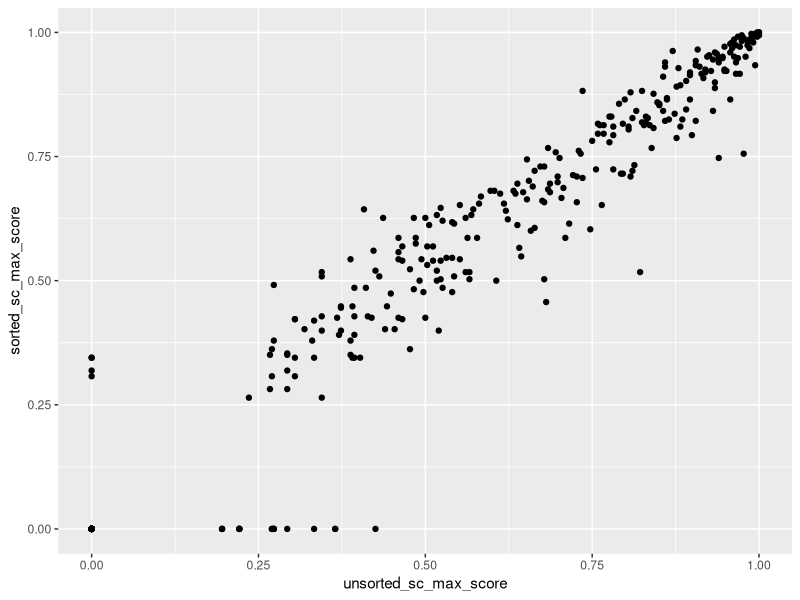
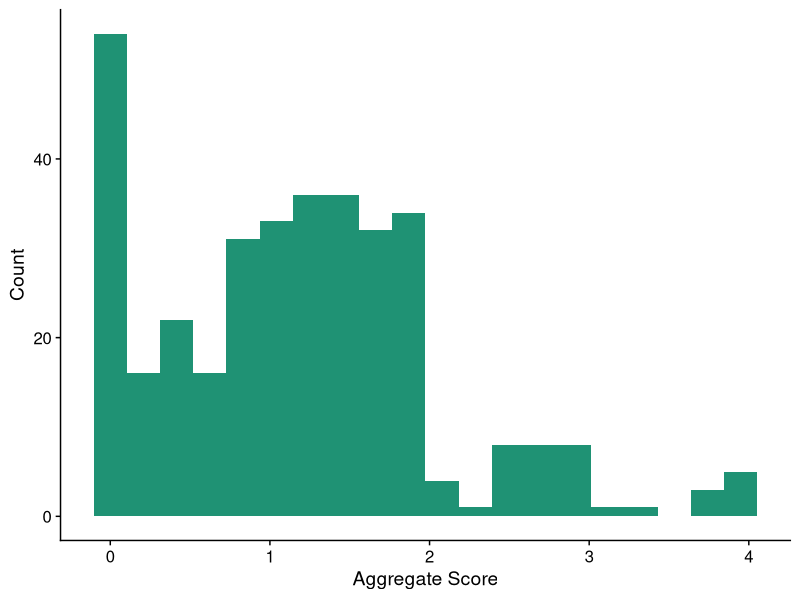

The R source for these figures, in order:
# scoring the 349 receptors based on aggregate rankings of all data of interest
# that we have compiled. Receptor scores will then be combined with ligand
# scores based on known interactions from omnipath data. The combined final 
# ligand scores will be used to decide which ligands to order of in vitro 
# screening.

library(tidyverse)
library(cowplot)


############# load data ###############################


receptors_df <- (read.csv("ligand_receptor_lists/feb2022_new_lists/OmniPath/data/receptors_with_proteomics_DE.tsv", 
                          sep = "\t"))




############### prep data for scoring ############################



# replace NAs with 0 in prot`eomics so score function doesn't break
# we will use pooled sc proteomics to capture all proteins of interest
receptors_df$all_sc_proteomics_0 <- 
  lapply(receptors_df$all_sc_proteomics,
         replace_na, replace = 0)  
# the lapply changed the format of the new column to a list which caused problems
# so convert all back to dataframe
receptors_df <- as.data.frame(lapply(receptors_df, unlist))



# prep proteomics differential abundance data
# this returns p-values only for proteins upregulated in stemcell
# with a p value of less than 0.05
receptors_df <- receptors_df %>% 
# Fold change > 1 indicates higher abundancein stem cell  
mutate(proteomics_up_in_sc = ifelse(stemcell_NDislet_proteomics_FC > 1
                                    , ifelse(stemcell_NDislet_proteomics_adj_p_value < 0.05,
                                             stemcell_NDislet_proteomics_adj_p_value,
                                             NA), 
                                    NA))
# replace NAs with 1 in proteomics_up_in_sc score function doesn't break
receptors_df$proteomics_up_in_sc_0 <- 
  lapply(receptors_df$proteomics_up_in_sc,
         replace_na, replace = 1)  
# the lapply changed the format of the new column to a list which caused problems
# so convert all back to dataframe
receptors_df <- as.data.frame(lapply(receptors_df, unlist))


       

#################### scoring function ################################# 

# percent_rank() assigns a highest score of 1 and lowest score of 0. 
# The benefit of using percent_rank() over min_rank() is that min rank
# would have a different highest score for our receptor & ligands list, 
# because we have 422 ligands and 349 receptors

receptors_scores <- receptors_df %>% 
  filter(keep_in_list %in% c("Yes", "TBD")) %>% 
  filter(consensus_score > 7) %>% 
  
  # create scores for sorted sc's cell populations
  mutate(sorted_eBCs_score = percent_rank(sorted_eBCs),
         sorted_immature_beta_score = percent_rank(sorted_immature_beta),
         sorted_ins_gfp_gcg_sst_score = percent_rank(sorted_ins_gfp_gcg_sst),
         sorted_ins_gfp_sst_score = percent_rank(sorted_ins_gfp_sst),
         sorted_pancreatic_proj_score = percent_rank(sorted_pancreatic_proj)) %>% 
  
  # create scores for all unsorted sc's cell populations
  mutate(unsorted_immature_beta_score = percent_rank(unsorted_immature_beta),
         unsorted_ins_gfp_score = percent_rank(unsorted_ins_gfp),
         unsorted_ins_gfp_gcg_sst_score = percent_rank(unsorted_ins_gfp_gcg_sst),
         unsorted_pancreatic_proj_score = percent_rank(unsorted_pancreatic_proj)) %>% 
  
  # create scores for stem cell proteomics
  mutate(all_sc_proteomics_score = percent_rank(all_sc_proteomics_0)) %>% 
  
  ## create scores for proteomics differential abundance sc pooled vs ND islets
  mutate(proteomics_up_in_sc_score = percent_rank(desc(proteomics_up_in_sc_0))) %>% 

  # create aggregate sorted scores
  rowwise() %>% 
  mutate(sorted_sc_mean_score = mean(c(sorted_eBCs_score,
                                       sorted_immature_beta_score,
                                       sorted_ins_gfp_gcg_sst_score,
                                       sorted_ins_gfp_sst_score,
                                       sorted_pancreatic_proj_score)),
         sorted_sc_max_score = max(c(sorted_eBCs_score,
                                     sorted_immature_beta_score,
                                     sorted_ins_gfp_gcg_sst_score,
                                     sorted_ins_gfp_sst_score,
                                     sorted_pancreatic_proj_score)),
         # create aggregate unsorted scores
         unsorted_sc_mean_score = mean(c(unsorted_immature_beta_score,
                                         unsorted_ins_gfp_score,
                                         unsorted_ins_gfp_gcg_sst_score,
                                         unsorted_pancreatic_proj_score)),
         unsorted_sc_max_score = max(c(unsorted_immature_beta_score,
                                       unsorted_ins_gfp_score,
                                       unsorted_ins_gfp_gcg_sst_score,
                                       unsorted_pancreatic_proj_score)),
         # create aggregate of sorted & unsorted scores
         combined_sc_max_score = max(c(sorted_sc_max_score,
                                       unsorted_sc_max_score)),
         
         # also create final aggregate score based on all data of interest
         aggregate_score = sum(c(sorted_eBCs_score,
                               combined_sc_max_score,
                               all_sc_proteomics_score,
                               proteomics_up_in_sc_score))) %>% 

  ungroup() %>% 
  select(hgnc_symbol,
         sorted_eBCs_score,
         sorted_immature_beta_score,
         sorted_ins_gfp_gcg_sst_score,
         sorted_ins_gfp_sst_score,
         sorted_pancreatic_proj_score,
         unsorted_immature_beta_score,
         unsorted_ins_gfp_score,
         unsorted_ins_gfp_gcg_sst_score,
         unsorted_pancreatic_proj_score,
         sorted_sc_mean_score,
         unsorted_sc_mean_score,
         sorted_sc_max_score,
         unsorted_sc_max_score,
         combined_sc_max_score,
         all_sc_proteomics_score,
         proteomics_up_in_sc_score,
         aggregate_score)
  




# compare max scores of sorted vs unsorted stem cell scRNA-seq
receptors_scores %>% 
  ggplot(aes(x = unsorted_sc_max_score, 
             y = sorted_sc_max_score)) +
  geom_point()
# comparison of unsorted_sc_max_score & sorted_sc_max_score shows they are 
# very strognly correlated, with a few outliers. Therefor it makes sense to 
# just combine them into 1 score for the purpose of the aggregate ranking. 
# In other words, take the max score across all 9 cell types between the 
# sorted and unsorted scRNA-seq



############## histogram of aggregate scores ########################


receptors_scores %>% 
  ggplot(aes(x = aggregate_score)) +
  geom_histogram(bins = 20,
                 fill = "#1F9274") +
  labs(x = "Aggregate Score",
       y = "Count") +
  theme_cowplot()


View(receptors_df %>% 
       filter(keep_in_list %in% c("Yes", "TBD")) %>% 
       filter(consensus_score > 7) %>% 
     select(hgnc_symbol,
              stemcell_NDislet_proteomics_FC,
              stemcell_NDislet_proteomics_adj_p_value,
              proteomics_up_in_sc_0))
